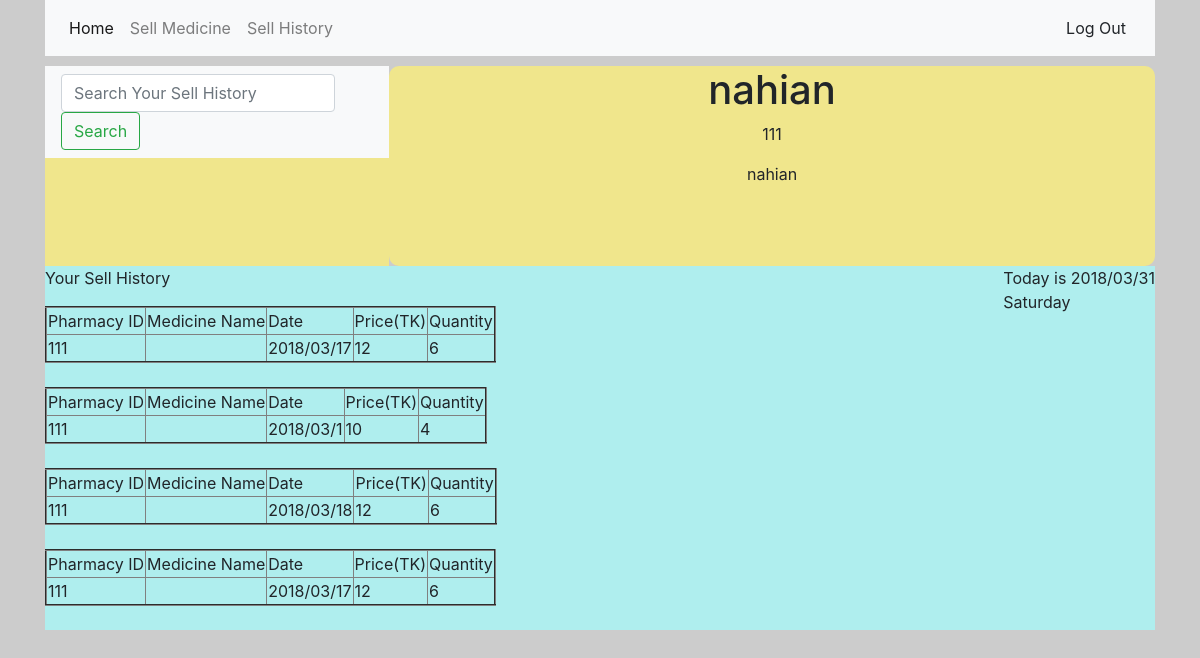
The app's page /Pharma_3.php (signed in), older data.
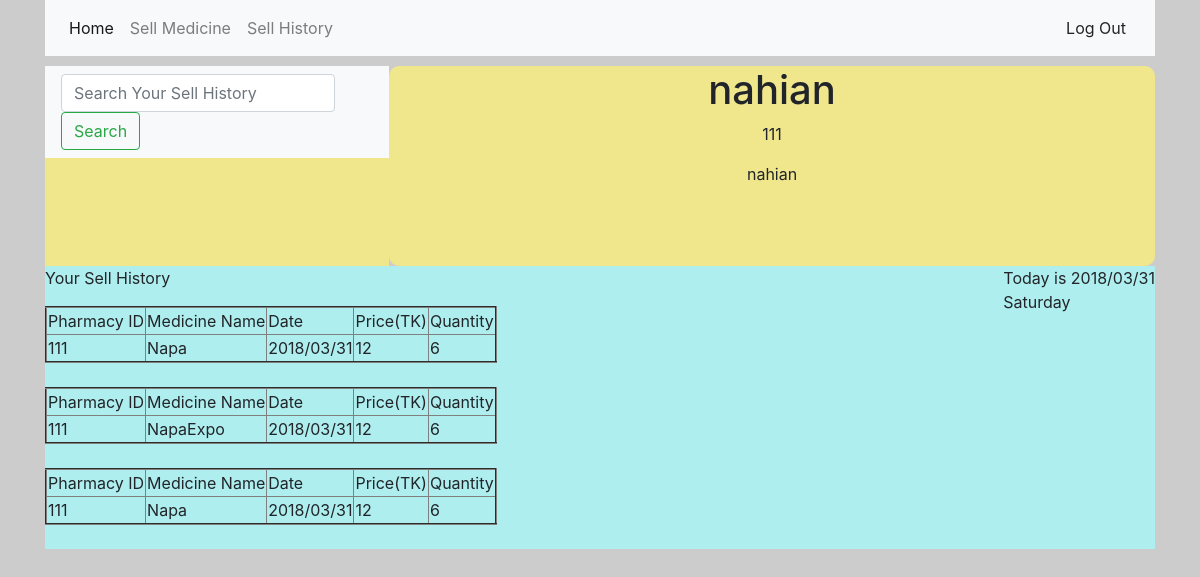
The same page, newer data.
### tables this page shows
CREATE TABLE `sell_history` (
  `PatientNID` varchar(100) NOT NULL,
  `pharma_id` varchar(100) NOT NULL,
  `MedicinName` varchar(100) NOT NULL,
  `date` varchar(100) NOT NULL,
  `price` varchar(100) NOT NULL,
  `quantity` int(100) NOT NULL
);

### Pharma_3.php (the view, shortened to what this page needs)
<!doctype html>
<html lang="en">
  <head>
    <link rel="stylesheet" href="css/bootstrap.min.css">
  </head>
  <body>
   <?php
   $pharmacy_id=$_SESSION["pharmacy_id"] ;
   $pharmacy_name=$_SESSION["pharmacy_name"];
   $pharmacy_owner=$_SESSION["pharmacy_owner"];
   include "connection.php";
   ?>
<div class=container>
<div class="manuber">
<nav class="navbar navbar-expand-lg navbar-light bg-light">
  <div class="collapse navbar-collapse" id="navbarTogglerDemo01">
    <ul class="navbar-nav mr-auto mt-2 mt-lg-0">
      <li class="nav-item active">
        <a class="nav-link" href="Pharma_1.php">Home <span class="sr-only">(current)</span></a>
      </li>
      <li class="nav-item">
        <a class="nav-link" href="Pharma_2.php">Sell Medicine</a>
      </li>
      <li class="nav-item">
        <a class="nav-link" href="Pharma_3.php">Sell  History</a>
      </li>
    </ul>
    <form method="POST" action="logout.php">
      <button type="submit" class="btn btn-light" name="">Log Out</button>
    </form>
  </div>
</div>
<div class="pharma_Name">
  <h1><?php  echo $pharmacy_name;  ?></h1>
  <p><?php  echo $pharmacy_id;  ?></p>
<p><?php  echo $pharmacy_owner;  ?></p>
</div>
<div class="c2">
<div class="Date">
  <p><?php
echo "Today is " . date("Y/m/d") . "<br>";
echo  date("l");
?></p>
</div>
  <p>Your Sell History</p>
  <?php
$query=("select * from sell_history where pharma_id ='$pharmacy_id' ");
$result=mysqli_query($connection,$query);
if ($result) {
  while ($row = mysqli_fetch_array($result)) {
  echo " <table border='2'>
  <tr> <td>Pharmacy ID</td><td>Medicine Name</td><td>Date</td><td>Price(TK)</td><td>Quantity</td>
  </tr>
   <tr> <td>".$row["pharma_id"]."</td><td>".$row["MedicinName"]."</td> <td>".$row["date"]."</td><td>".$row["price"]."</td><td>".$row["quantity"]."</td></tr>
</table>
<br>
 ";
  }
}
else{
  echo "<h6 >NO RECORD FOUND</h6>";
}
?>
</div>
<div class="slideber">
  <nav class="navbar navbar-light bg-light">
  <form class="form-inline" method="POST">
    <input class="form-control mr-sm-2" type="search" placeholder="Search Your Sell History" aria-label="Search" name="search">
    <button class="btn btn-outline-success my-2 my-sm-0" type="submit" name="button">Search</button>
  </form>
</nav>
</div>
</div>
  </body>
</html>

Row changes from the older to the newer data that the page shows:
removed sell_history: pharma "111", date "2018/03/17", price "12", quantity "6"
removed sell_history: pharma "111", date "2018/03/1", price "10", quantity "4"
removed sell_history: pharma "111", date "2018/03/18", price "12", quantity "6"
removed sell_history: pharma "111", date "2018/03/17", price "12", quantity "6"
added sell_history: pharma "111", MedicinName "Napa", date "2018/03/31", price "12", quantity "6"
added sell_history: pharma "111", MedicinName "NapaExpo", date "2018/03/31", price "12", quantity "6"
added sell_history: pharma "111", MedicinName "Napa", date "2018/03/31", price "12", quantity "6"
